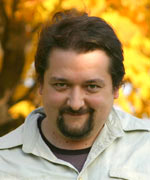
#> input picture 2-DataMath/3-LinAlg/dsh_fall_sqr_small.JPG, 150 x 180 px
$ jupyter execute Matrices.ipynb
#> lines starting #> are read from the running program, lines starting #| are printed output that depends on the picture
## Матрицы. Оптимизация.

[cell 1]
import numpy as np
import matplotlib.pyplot as plt
import cv2

[cell 2]
A = np.random.uniform(-10,10,size=(5,5))
A

[cell 3]
A - 1

### Представление изображений матрицами

[cell 4]
img = cv2.imread("dsh_fall_sqr_small.JPG")
#> img is the input picture: shape (180, 150, 3); mean B, G, R 87.6, 137.7, 161.9
img.shape
#> Out = (180, 150, 3)

[cell 5]
imgbw = cv2.cvtColor(img,cv2.COLOR_BGR2GRAY)
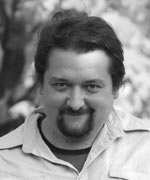
#> imgbw: shape (180, 150); min 7, max 255, mean 139.2
#img = img[:,:,::-1]
plt.imshow(imgbw,cmap='gray')

[cell 6]
np.mean(img,axis=2).shape
#> Out = (180, 150)

[cell 7]
plt.imshow(img[30:80,30:80])
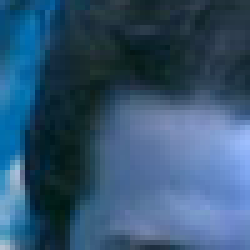
#> shown: shape (50, 50, 3) (shown 5 times larger); mean R, G, B 51.3, 84.1, 113

[cell 8]
plt.imshow(cv2.resize(img,(100,10),cv2.INTER_LANCZOS4))
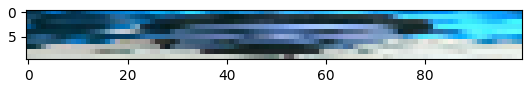
#> figure drawn by matplotlib, 1 panel

[cell 9]
from math import sin,cos,pi

rot = lambda a: np.array([[cos(a), sin(a), 0],[-sin(a),cos(a),0]])
trans = lambda d : np.array([[0,0,d[0]],[0,0,d[1]]])

plt.imshow(cv2.warpAffine(img,rot(pi/4)+trans((0,100)),(200,200)))
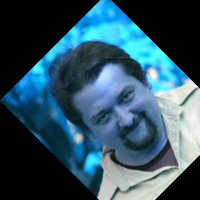
#> shown: shape (200, 200, 3); mean R, G, B 49.1, 82.4, 99

### Видео. Обнаружение движения

[cell 10]
cap = cv2.VideoCapture("motionvideo.mp4")
res = []
while cap.isOpened():
    ret,frame = cap.read()
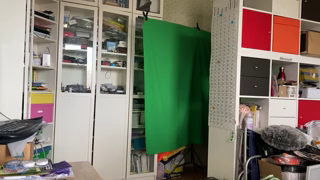
#> input picture frame 87 of 2-DataMath/3-LinAlg/motionvideo.mp4, 320 x 180 px
#> frame is the input picture: shape (180, 320, 3); mean B, G, R 109, 124.2, 127.3
    if ret:
        res.append(frame[:,:,::-1])
    else:
        break
frames = np.array(res)
